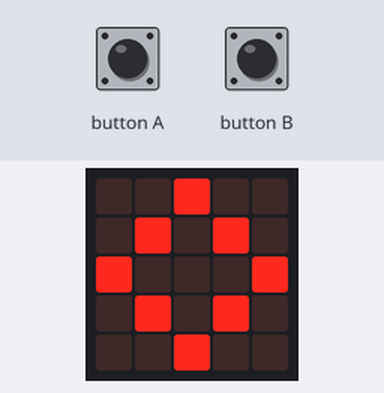
This program was run on a simulated BBC micro:bit (MakeCode). On the bench: the board's 5×5 LED display. Inputs (shaded band) come from the test bench. Random numbers come from a fixed seed; the 48×5 strip is a reading aid, not a part: it shows the text the display is scrolling, unrolled, one strip-width of it at a time; the run ends where the board's game-over animation would start. At 13.8 s the program stops and its outputs stay as they are.

Above: at 0.7 s.
At 8.58 s:
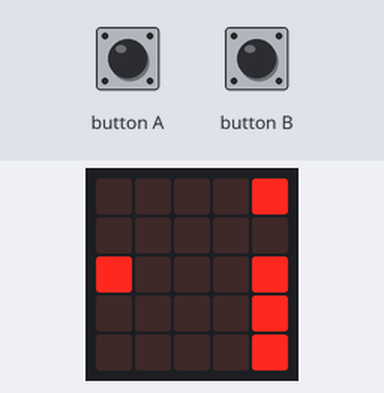
9.1 s: button A pressed for 0.15 s
At 9.79 s:
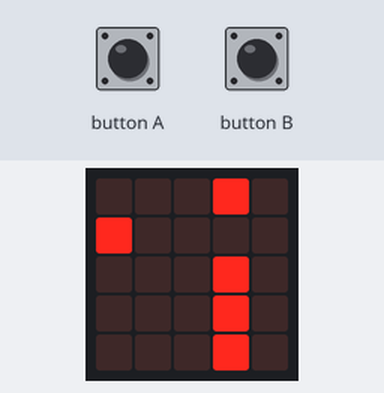
9.8 s: button B pressed for 0.15 s
At 10.39 s:
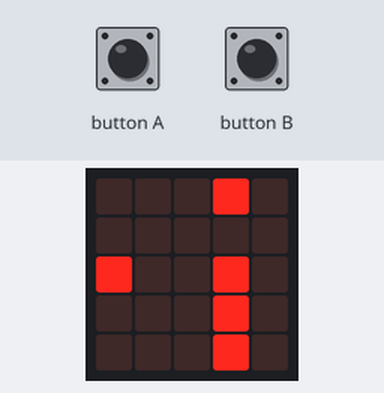
Timing chart, 0 to 12.8 s (numbered marks = the images above; inputs shaded):
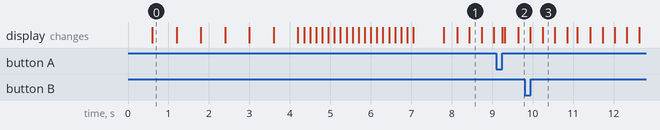

Measured:
- what the display in image 0 shows lasts 0.6 s, from 0.6 s to 1.2 s

The program:

main.ts
```typescript
let startstop = 0
let index = 0
let tijd = 0
let ticks = 0
let score = 0
let gat_y = 0
let obstacles: game.LedSprite[] = []
let bird: game.LedSprite = null
input.onButtonPressed(Button.A, function () {
    bird.change(LedSpriteProperty.Y, -1)
})
input.onButtonPressed(Button.B, function () {
    bird.change(LedSpriteProperty.Y, 1)
})
basic.showIcon(IconNames.Square)
basic.showIcon(IconNames.Diamond)
basic.showIcon(IconNames.SmallSquare)
basic.showIcon(IconNames.SmallDiamond)
basic.showIcon(IconNames.SmallSquare)
basic.showIcon(IconNames.Diamond)
basic.showIcon(IconNames.Square)
basic.clearScreen()
basic.showString("GO!")
tijd = 1500
score = 0
index = 0
startstop = 0
obstacles = []
bird = game.createSprite(0, 2)
bird.set(LedSpriteProperty.Blink, 300)
basic.forever(function () {
    while (obstacles.length > 0 && obstacles[0].get(LedSpriteProperty.X) == 0) {
        obstacles.removeAt(0).delete()
    }
    for (let obstacle2 of obstacles) {
        obstacle2.change(LedSpriteProperty.X, -1)
    }
    if (ticks % 3 == 0) {
        gat_y = Math.randomRange(0, 4)
        for (let index2 = 0; index2 <= 4; index2++) {
            if (index2 != gat_y) {
                obstacles.push(game.createSprite(4, index2))
            }
        }
    }
    for (let obstacle3 of obstacles) {
        if (obstacle3.get(LedSpriteProperty.X) == bird.get(LedSpriteProperty.X) && obstacle3.get(LedSpriteProperty.Y) == bird.get(LedSpriteProperty.Y)) {
            score = (score - 4) / 3
            game.setScore(score)
            game.gameOver()
        }
    }
    score += 1
    ticks += 1
    tijd += -10
    basic.pause(tijd)
})
```

test.ts
```typescript
// tests go here; this will not be compiled when this package is used as a library
```
